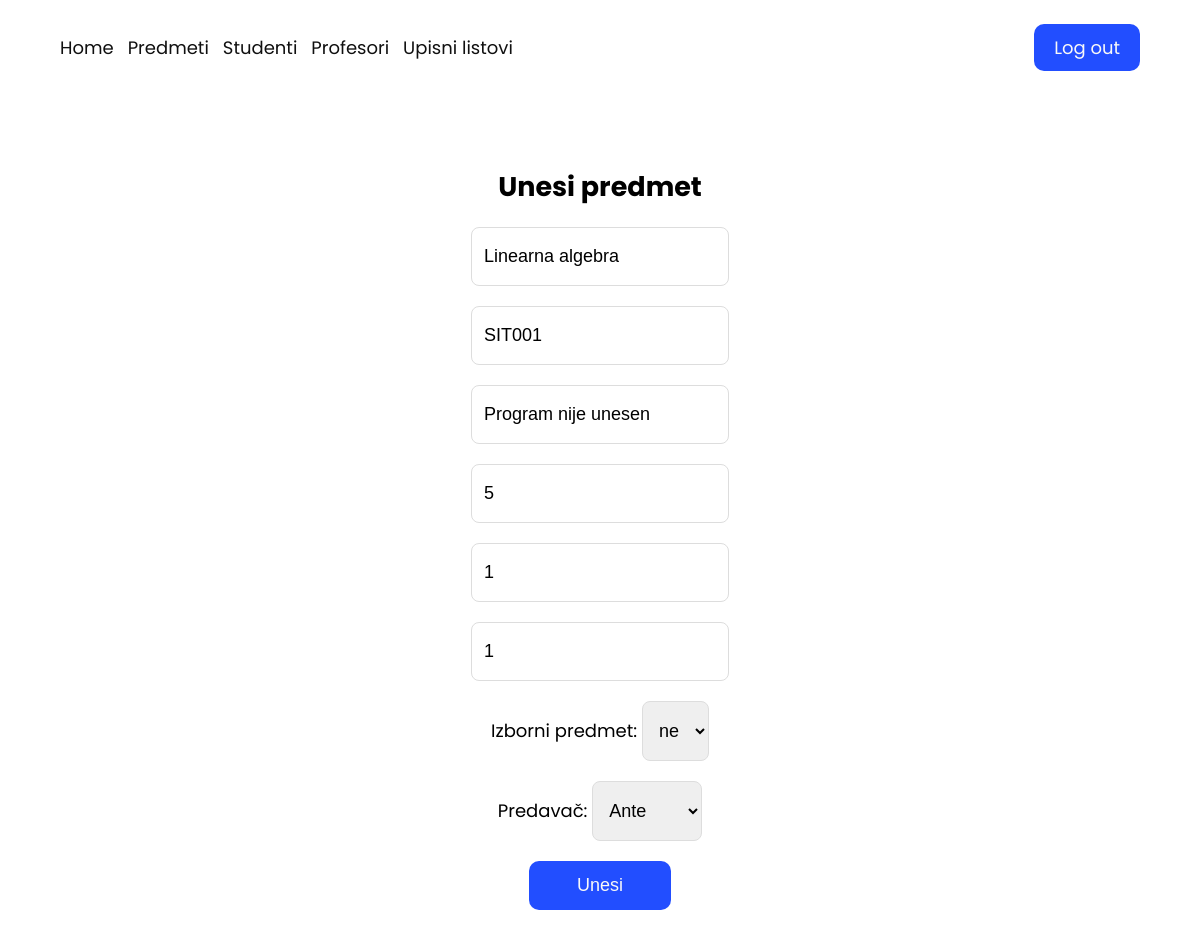
/admin_page/subject_update/31/ (signed in), run on the app's committed database.
### base/models.py (models this page shows, shortened)
class Predmet(models.Model):
    IZBORNI = (('DA', 'da'), ('NE', 'ne'))
    ime = models.CharField(max_length=50)
    kod = models.CharField(max_length=50)
    program = models.CharField(max_length=50)
    bodovi = models.IntegerField()
    sem_redovni = models.IntegerField()
    sem_izvanredni = models.IntegerField()
    izborni = models.CharField(max_length=50,choices=IZBORNI)
    korisnik_id = models.ForeignKey(Korisnik, on_delete=models.CASCADE,null=True, default=None)
    class Meta:
        verbose_name_plural = 'Predmeti'

### base/decorators.py (the view)
        def wrapper_func(request, *args, **kwargs):
            group = None
            if request.user.role == 'adm':
                group = 'admin'
            elif request.user.role == 'prof':
                group = 'professor'
            else:
                group = 'student'
            if group in allowed_roles:
                return view_funct(request, *args, **kwargs)
            else:
                return HttpResponse('<h2>You are not authorized</h2>')

### base/auth.py (called while the page is built)
    def get_user(self, user_id):
        UserModel = get_user_model()
        try:
            return UserModel.objects.get(pk=user_id)
        except UserModel.DoesNotExist:
            return None

### base/views.py (called while the page is built, shortened)
@login_required(login_url='/login/')
@allowed_users(allowed_roles=['admin'])
def updateSubject(request,pk):
    subject = Predmet.objects.get(id=pk)
    form = SubjectForm(instance=subject)
    return render(request, 'base/admin/subject/subject_form.html', {
        'form': form
    })

### base/templates/base/admin/subject/subject_form.html (shortened to what this page needs)
{% extends 'main.html' %}
{% block content %}
<form method="POST" class="form">
    <h2>Unesi predmet</h2>
    <label>
        {{form.ime}}
    </label>
    <label>
        {{form.kod}}
    </label>
    <label>
        {{form.program}}
    </label>
    <label>
        {{form.bodovi}}
    </label>
    <label>
        {{form.sem_redovni}}
    </label>
    <label>
        {{form.sem_izvanredni}}
    </label>
    <label>
        Izborni predmet:
        {{form.izborni}}
    </label>
    <label>
        Predavač:
        {{form.korisnik_id}}
    </label>
    <button>Unesi</button>
</form>
{% endblock content %}

### static/css/style.css (style rules this page uses)
* { margin: 0; padding: 0; box-sizing: border-box; }
body { font-family: "Poppins", sans-serif; }
.form { padding: 24px; width: 50%; margin: 48px auto 0; display: flex; flex-direction: column; align-items: center; gap: 20px; font-size: 18px; }
.form input,select { font-size: 18px; padding: 18px 12px; border-radius: 8px; border: 1px solid #dddddd; }
.form button { font-size: 18px; padding: 14px 48px; border-radius: 10px; background-color: rgb(34, 78, 255); color: #f8f8f8; border: none; outline: none; cursor: pointer; }

### data on the page
Predmet: ime "Linearna algebra", kod "SIT001", program "Program nije unesen", bodovi "5", sem_redovni "1", sem_izvanredni "1", izborni "ne", korisnik_id "Ante"
